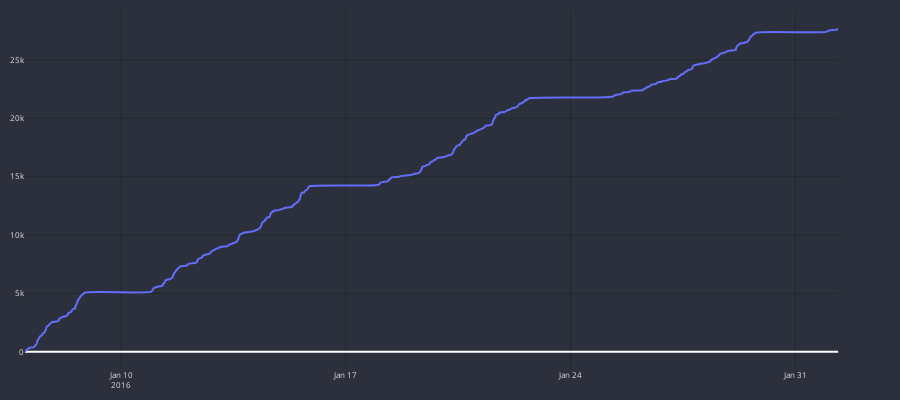

This figure's notebook cell:
### Code cell
cp = CandlePlot(results, candles=False)
cp.show_plot(line_traces=['margin_used'])

### Figure 1 — Plotly figure (JSON) as saved in the notebook; plotly's stock layout.template omitted (floating-point values rounded to 4 significant figures; data arrays with more than 128 entries replaced by an {"elided": "..."} marker saying what was removed)
{"data": [{"line": {"shape": "spline", "width": 2}, "name": "margin_used", "type": "scatter", "x": {"elided": "416 str values"}, "xaxis": "x", "y": {"elided": "416 float values"}, "yaxis": "y"}], "layout": {"font": {"color": "#e1e1e1", "size": 8}, "height": 400, "margin": {"b": 10, "l": 10, "r": 10, "t": 10}, "paper_bgcolor": "#2c303c", "plot_bgcolor": "#2c303c", "width": 900, "xaxis": {"anchor": "y", "domain": [0, 0.94], "gridcolor": "#1f292f", "nticks": 5, "rangeslider": {"visible": false}}, "yaxis": {"anchor": "x", "domain": [0, 1], "gridcolor": "#1f292f"}, "yaxis2": {"anchor": "x", "gridcolor": "#1f292f", "overlaying": "y", "side": "right"}}}
